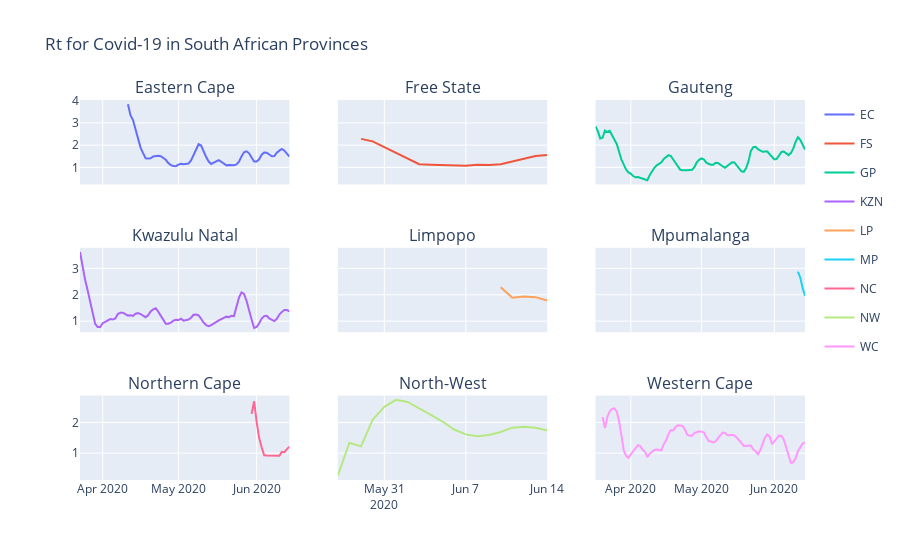

Notebook cell for this chart:
### Code cell
fig.update_layout(title_text="Rt for Covid-19 in South African Provinces")
fig.update_traces(hovertemplate=None)
fig.update_layout(hovermode="x")
